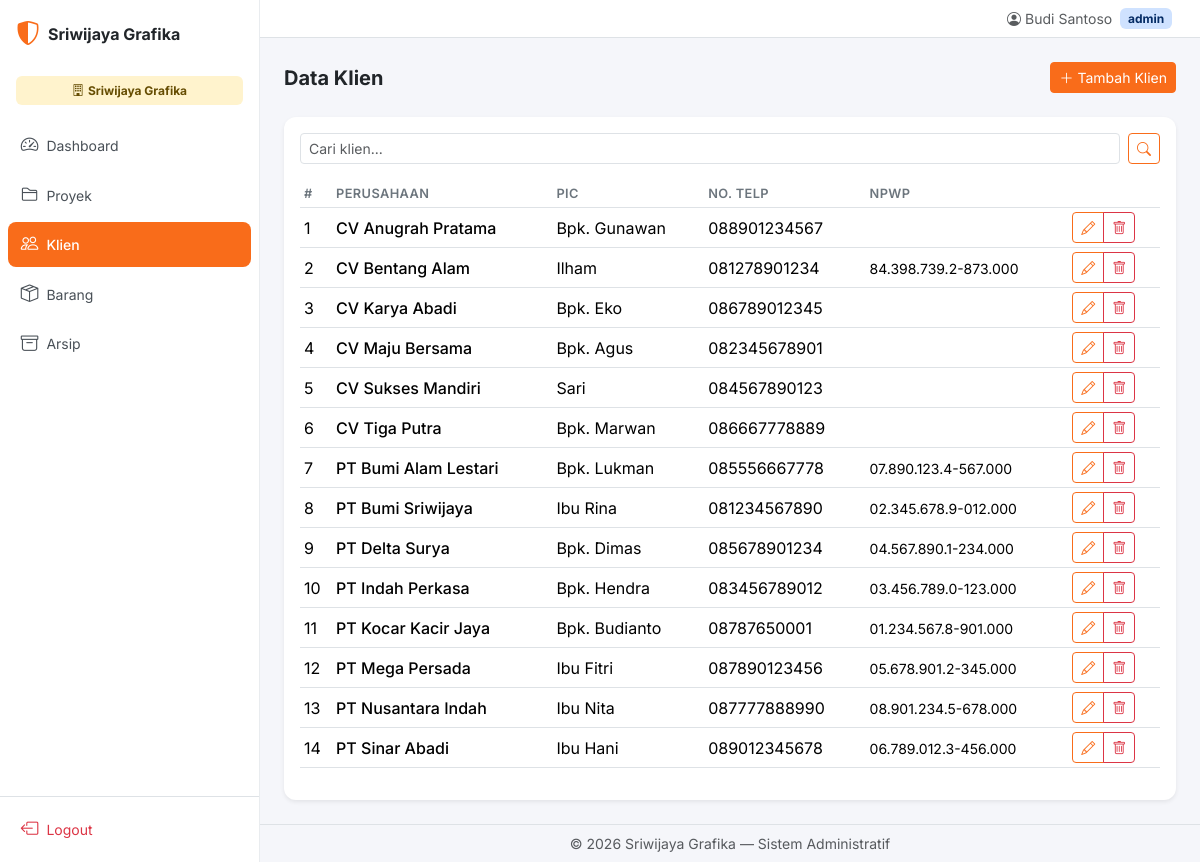
/klien/index.php (signed in), run on the app's committed database.
### tables this page shows
CREATE TABLE `klien` (
  `id` int NOT NULL AUTO_INCREMENT,
  `entity_id` int DEFAULT NULL,
  `nama_perusahaan` varchar(200) NOT NULL,
  `alamat` text,
  `npwp` varchar(30) DEFAULT NULL,
  `pic` varchar(100) DEFAULT NULL,
  `no_telp` varchar(30) DEFAULT NULL,
  `created_at` timestamp NULL DEFAULT CURRENT_TIMESTAMP,
  PRIMARY KEY (`id`)
);

### klien/index.php (the view, shortened to what this page needs)
<?php
require '../config/database.php';
$search = $_GET['search'] ?? '';
$sql = "SELECT * FROM klien WHERE entity_id = ?";
$params = [$_SESSION['entity_id']];
$sql .= " ORDER BY nama_perusahaan ASC";
$stmt = $pdo->prepare($sql);
$stmt->execute($params);
$klien_list = $stmt->fetchAll();
require '../template/header.php';
?>
<div class="d-flex justify-content-between align-items-center mb-4">
  <h5 class="fw-bold mb-0">Data Klien</h5>
  <button class="btn btn-primary btn-sm" data-bs-toggle="modal" data-bs-target="#klienModal">
    <i class="bi bi-plus-lg me-1"></i>Tambah Klien
  </button>
</div>
<div class="card border-0 shadow-sm">
  <div class="card-body">
    <form class="row g-2 mb-3">
      <div class="col">
        <input type="text" name="search" class="form-control form-control-sm" placeholder="Cari klien..." value="<?= htmlspecialchars($search) ?>">
      </div>
      <div class="col-auto">
        <button class="btn btn-sm btn-outline-primary"><i class="bi bi-search"></i></button>
      </div>
    </form>
    <div class="table-responsive">
      <table class="table table-hover table-sm align-middle">
        <thead>
          <tr>
            <th>#</th>
            <th>Perusahaan</th>
            <th>PIC</th>
            <th>No. Telp</th>
            <th>NPWP</th>
            <th></th>
          </tr>
        </thead>
        <tbody>
          <?php if (!$klien_list): ?>
          <tr><td colspan="6" class="text-center text-muted py-4">Belum ada data klien</td></tr>
          <?php else: ?>
          <?php foreach ($klien_list as $i => $k): ?>
          <tr>
            <td><?= $i+1 ?></td>
            <td class="fw-medium"><?= htmlspecialchars($k['nama_perusahaan'] ?? '') ?></td>
            <td><?= htmlspecialchars($k['pic'] ?? '') ?></td>
            <td><?= htmlspecialchars($k['no_telp'] ?? '') ?></td>
            <td><small><?= htmlspecialchars($k['npwp'] ?? '') ?></small></td>
            <td>
              <div class="btn-group btn-group-sm">
                <button class="btn btn-outline-primary" onclick="editKlien(<?= $k['id'] ?>)"><i class="bi bi-pencil"></i></button>
                <a href="?delete=<?= $k['id'] ?>" class="btn btn-outline-danger" onclick="return confirm('Hapus klien ini?')"><i class="bi bi-trash"></i></a>
              </div>
            </td>
          </tr>
          <?php endforeach; ?>
          <?php endif; ?>
        </tbody>
      </table>
    </div>
  </div>
</div>
<?php require '../template/footer.php'; ?>

### assets/css/style.css (style rules this page uses)
:root { --primary: #F96C1A; --primary-hover: #e05e12; --bs-primary: #F96C1A; --bs-primary-rgb: 249, 108, 26; }
body { font-family: 'Inter', -apple-system, BlinkMacSystemFont, sans-serif; background: #f5f6fa; }
.table th { font-weight: 600; font-size: 0.8rem; text-transform: uppercase; letter-spacing: 0.03em; color: #6c757d; }
.card { border-radius: 12px; }
.btn-primary { background-color: var(--bs-primary); border-color: var(--bs-primary); }
.btn-outline-primary { color: var(--bs-primary); border-color: var(--bs-primary); }

### data on the page
klien: nama_perusahaan "CV Anugrah Pratama", pic "Bpk. Gunawan", no_telp "088901234567"
klien: nama_perusahaan "CV Bentang Alam", pic "Ilham", no_telp "081278901234", npwp "84.398.739.2-873.000"
klien: nama_perusahaan "CV Karya Abadi", pic "Bpk. Eko", no_telp "086789012345"
klien: nama_perusahaan "CV Maju Bersama", pic "Bpk. Agus", no_telp "082345678901"
klien: nama_perusahaan "CV Sukses Mandiri", pic "Sari", no_telp "084567890123"
klien: nama_perusahaan "CV Tiga Putra", pic "Bpk. Marwan", no_telp "086667778889"
klien: nama_perusahaan "PT Bumi Alam Lestari", pic "Bpk. Lukman", no_telp "085556667778", npwp "07.890.123.4-567.000"
klien: nama_perusahaan "PT Bumi Sriwijaya", pic "Ibu Rina", no_telp "081234567890", npwp "02.345.678.9-012.000"
klien: nama_perusahaan "PT Delta Surya", pic "Bpk. Dimas", no_telp "085678901234", npwp "04.567.890.1-234.000"
klien: nama_perusahaan "PT Indah Perkasa", pic "Bpk. Hendra", no_telp "083456789012", npwp "03.456.789.0-123.000"
klien: nama_perusahaan "PT Kocar Kacir Jaya", pic "Bpk. Budianto", no_telp "08787650001", npwp "01.234.567.8-901.000"
klien: nama_perusahaan "PT Mega Persada", pic "Ibu Fitri", no_telp "087890123456", npwp "05.678.901.2-345.000"
klien: nama_perusahaan "PT Nusantara Indah", pic "Ibu Nita", no_telp "087777888990", npwp "08.901.234.5-678.000"
klien: nama_perusahaan "PT Sinar Abadi", pic "Ibu Hani", no_telp "089012345678", npwp "06.789.012.3-456.000"

### other printed values
$_SESSION['entity_name'] "Sriwijaya Grafika"
$_SESSION['user_nama'] "Budi Santoso"
$_SESSION['role'] "admin"
